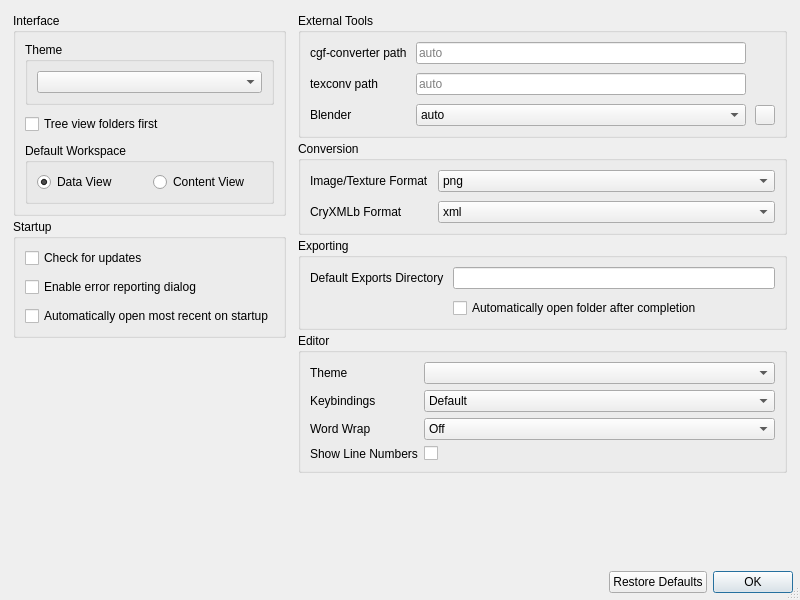
<?xml version="1.0" encoding="UTF-8"?>
<ui version="4.0">
 <class>StarFabSettings</class>
 <widget class="QDialog" name="StarFabSettings">
  <property name="geometry">
   <rect>
    <x>0</x>
    <y>0</y>
    <width>800</width>
    <height>600</height>
   </rect>
  </property>
  <property name="sizePolicy">
   <sizepolicy hsizetype="Preferred" vsizetype="Preferred">
    <horstretch>1</horstretch>
    <verstretch>1</verstretch>
   </sizepolicy>
  </property>
  <property name="minimumSize">
   <size>
    <width>800</width>
    <height>500</height>
   </size>
  </property>
  <property name="maximumSize">
   <size>
    <width>800</width>
    <height>600</height>
   </size>
  </property>
  <property name="windowTitle">
   <string>Settings</string>
  </property>
  <property name="sizeGripEnabled">
   <bool>true</bool>
  </property>
  <property name="modal">
   <bool>true</bool>
  </property>
  <layout class="QVBoxLayout" name="verticalLayout">
   <property name="spacing">
    <number>0</number>
   </property>
   <property name="leftMargin">
    <number>1</number>
   </property>
   <property name="topMargin">
    <number>1</number>
   </property>
   <property name="rightMargin">
    <number>1</number>
   </property>
   <property name="bottomMargin">
    <number>1</number>
   </property>
   <item>
    <widget class="QFrame" name="topFrame">
     <layout class="QHBoxLayout" name="horizontalLayout">
      <property name="spacing">
       <number>6</number>
      </property>
      <property name="leftMargin">
       <number>9</number>
      </property>
      <property name="topMargin">
       <number>9</number>
      </property>
      <property name="rightMargin">
       <number>9</number>
      </property>
      <property name="bottomMargin">
       <number>9</number>
      </property>
      <item>
       <widget class="QWidget" name="widget_Settings_Left" native="true">
        <property name="sizePolicy">
         <sizepolicy hsizetype="Preferred" vsizetype="Preferred">
          <horstretch>1</horstretch>
          <verstretch>1</verstretch>
         </sizepolicy>
        </property>
        <layout class="QVBoxLayout" name="verticalLayout_2">
         <property name="spacing">
          <number>3</number>
         </property>
         <property name="leftMargin">
          <number>3</number>
         </property>
         <property name="topMargin">
          <number>3</number>
         </property>
         <property name="rightMargin">
          <number>3</number>
         </property>
         <property name="bottomMargin">
          <number>3</number>
         </property>
         <item>
          <widget class="QGroupBox" name="groupBox">
           <property name="sizePolicy">
            <sizepolicy hsizetype="Preferred" vsizetype="Minimum">
             <horstretch>0</horstretch>
             <verstretch>0</verstretch>
            </sizepolicy>
           </property>
           <property name="maximumSize">
            <size>
             <width>300</width>
             <height>16777215</height>
            </size>
           </property>
           <property name="title">
            <string>Interface</string>
           </property>
           <property name="alignment">
            <set>Qt::AlignLeading|Qt::AlignLeft|Qt::AlignTop</set>
           </property>
           <layout class="QVBoxLayout" name="verticalLayout_6">
            <property name="spacing">
             <number>9</number>
            </property>
            <item>
             <widget class="QGroupBox" name="groupBox_10">
              <property name="sizePolicy">
               <sizepolicy hsizetype="Preferred" vsizetype="Preferred">
                <horstretch>0</horstretch>
                <verstretch>1</verstretch>
               </sizepolicy>
              </property>
              <property name="title">
               <string>Theme</string>
              </property>
              <property name="alignment">
               <set>Qt::AlignLeading|Qt::AlignLeft|Qt::AlignTop</set>
              </property>
              <property name="flat">
               <bool>true</bool>
              </property>
              <layout class="QHBoxLayout" name="horizontalLayout_6">
               <item>
                <widget class="QComboBox" name="theme"/>
               </item>
              </layout>
             </widget>
            </item>
            <item>
             <widget class="QCheckBox" name="opt_treeViewFoldersFirst">
              <property name="toolTip">
               <string>In tree views, folders are listed before files, otherwise sort alphabetically.</string>
              </property>
              <property name="text">
               <string>Tree view folders first</string>
              </property>
             </widget>
            </item>
            <item>
             <widget class="QGroupBox" name="groupBox_8">
              <property name="sizePolicy">
               <sizepolicy hsizetype="Preferred" vsizetype="Preferred">
                <horstretch>0</horstretch>
                <verstretch>1</verstretch>
               </sizepolicy>
              </property>
              <property name="title">
               <string>Default Workspace</string>
              </property>
              <property name="alignment">
               <set>Qt::AlignLeading|Qt::AlignLeft|Qt::AlignTop</set>
              </property>
              <property name="flat">
               <bool>true</bool>
              </property>
              <layout class="QHBoxLayout" name="horizontalLayout_5">
               <item>
                <widget class="QRadioButton" name="defaultWS_Data">
                 <property name="text">
                  <string>Data View</string>
                 </property>
                 <property name="checked">
                  <bool>true</bool>
                 </property>
                 <attribute name="buttonGroup">
                  <string notr="true">workspaceBtnGroup</string>
                 </attribute>
                </widget>
               </item>
               <item>
                <widget class="QRadioButton" name="defaultWS_Content">
                 <property name="text">
                  <string>Content View</string>
                 </property>
                 <attribute name="buttonGroup">
                  <string notr="true">workspaceBtnGroup</string>
                 </attribute>
                </widget>
               </item>
              </layout>
             </widget>
            </item>
           </layout>
          </widget>
         </item>
         <item>
          <widget class="QGroupBox" name="groupBox_3">
           <property name="sizePolicy">
            <sizepolicy hsizetype="Preferred" vsizetype="Preferred">
             <horstretch>0</horstretch>
             <verstretch>0</verstretch>
            </sizepolicy>
           </property>
           <property name="title">
            <string>Startup</string>
           </property>
           <property name="alignment">
            <set>Qt::AlignLeading|Qt::AlignLeft|Qt::AlignTop</set>
           </property>
           <property name="flat">
            <bool>false</bool>
           </property>
           <layout class="QVBoxLayout" name="verticalLayout_7">
            <property name="spacing">
             <number>9</number>
            </property>
            <property name="leftMargin">
             <number>9</number>
            </property>
            <property name="topMargin">
             <number>9</number>
            </property>
            <property name="rightMargin">
             <number>9</number>
            </property>
            <property name="bottomMargin">
             <number>9</number>
            </property>
            <item>
             <widget class="QCheckBox" name="checkForUpdates">
              <property name="text">
               <string>Check for updates</string>
              </property>
             </widget>
            </item>
            <item>
             <widget class="QCheckBox" name="enableErrorReporting">
              <property name="text">
               <string>Enable error reporting dialog</string>
              </property>
             </widget>
            </item>
            <item>
             <widget class="QCheckBox" name="autoOpenMostRecent">
              <property name="text">
               <string>Automatically open most recent on startup</string>
              </property>
             </widget>
            </item>
           </layout>
          </widget>
         </item>
         <item>
          <spacer name="verticalSpacer">
           <property name="orientation">
            <enum>Qt::Vertical</enum>
           </property>
           <property name="sizeHint" stdset="0">
            <size>
             <width>20</width>
             <height>40</height>
            </size>
           </property>
          </spacer>
         </item>
        </layout>
       </widget>
      </item>
      <item>
       <widget class="QWidget" name="widget_Settings_Right" native="true">
        <property name="sizePolicy">
         <sizepolicy hsizetype="Preferred" vsizetype="Preferred">
          <horstretch>2</horstretch>
          <verstretch>2</verstretch>
         </sizepolicy>
        </property>
        <layout class="QVBoxLayout" name="verticalLayout_5">
         <property name="spacing">
          <number>3</number>
         </property>
         <property name="leftMargin">
          <number>3</number>
         </property>
         <property name="topMargin">
          <number>3</number>
         </property>
         <property name="rightMargin">
          <number>3</number>
         </property>
         <property name="bottomMargin">
          <number>3</number>
         </property>
         <item>
          <widget class="QGroupBox" name="groupBox_4">
           <property name="title">
            <string>External Tools</string>
           </property>
           <layout class="QGridLayout" name="gridLayout">
            <property name="spacing">
             <number>9</number>
            </property>
            <item row="0" column="0">
             <widget class="QLabel" name="cgfconverterPathLabel">
              <property name="text">
               <string>cgf-converter path</string>
              </property>
             </widget>
            </item>
            <item row="0" column="1">
             <widget class="QLineEdit" name="cgfconverterPath">
              <property name="placeholderText">
               <string>auto</string>
              </property>
              <property name="clearButtonEnabled">
               <bool>true</bool>
              </property>
             </widget>
            </item>
            <item row="1" column="1">
             <widget class="QLineEdit" name="texconvPath">
              <property name="placeholderText">
               <string>auto</string>
              </property>
              <property name="clearButtonEnabled">
               <bool>true</bool>
              </property>
             </widget>
            </item>
            <item row="1" column="0">
             <widget class="QLabel" name="texconvPathLabel">
              <property name="text">
               <string>texconv path</string>
              </property>
             </widget>
            </item>
            <item row="2" column="0">
             <widget class="QLabel" name="blenderLabel">
              <property name="text">
               <string>Blender</string>
              </property>
             </widget>
            </item>
            <item row="2" column="1">
             <widget class="QComboBox" name="blenderComboBox">
              <property name="styleSheet">
               <string notr="true"/>
              </property>
              <item>
               <property name="text">
                <string>auto</string>
               </property>
              </item>
             </widget>
            </item>
            <item row="2" column="2">
             <widget class="QPushButton" name="blenderConfigButton">
              <property name="sizePolicy">
               <sizepolicy hsizetype="Fixed" vsizetype="Fixed">
                <horstretch>0</horstretch>
                <verstretch>0</verstretch>
               </sizepolicy>
              </property>
              <property name="minimumSize">
               <size>
                <width>20</width>
                <height>20</height>
               </size>
              </property>
              <property name="maximumSize">
               <size>
                <width>20</width>
                <height>20</height>
               </size>
              </property>
              <property name="text">
               <string/>
              </property>
             </widget>
            </item>
           </layout>
          </widget>
         </item>
         <item>
          <widget class="QGroupBox" name="groupBox_7">
           <property name="minimumSize">
            <size>
             <width>0</width>
             <height>0</height>
            </size>
           </property>
           <property name="title">
            <string>Conversion</string>
           </property>
           <layout class="QGridLayout" name="gridLayout_5">
            <property name="spacing">
             <number>9</number>
            </property>
            <item row="1" column="0">
             <widget class="QLabel" name="cryxmlbFormatLabel">
              <property name="text">
               <string>CryXMLb Format</string>
              </property>
             </widget>
            </item>
            <item row="0" column="1">
             <widget class="QComboBox" name="opt_imgFmt">
              <property name="sizePolicy">
               <sizepolicy hsizetype="Preferred" vsizetype="Fixed">
                <horstretch>1</horstretch>
                <verstretch>0</verstretch>
               </sizepolicy>
              </property>
              <item>
               <property name="text">
                <string>png</string>
               </property>
              </item>
              <item>
               <property name="text">
                <string>tif</string>
               </property>
              </item>
              <item>
               <property name="text">
                <string>tga</string>
               </property>
              </item>
             </widget>
            </item>
            <item row="1" column="1">
             <widget class="QComboBox" name="opt_cryxmlbFmt">
              <property name="sizePolicy">
               <sizepolicy hsizetype="Preferred" vsizetype="Fixed">
                <horstretch>1</horstretch>
                <verstretch>0</verstretch>
               </sizepolicy>
              </property>
              <item>
               <property name="text">
                <string>xml</string>
               </property>
              </item>
              <item>
               <property name="text">
                <string>json</string>
               </property>
              </item>
             </widget>
            </item>
            <item row="0" column="0">
             <widget class="QLabel" name="label_4">
              <property name="sizePolicy">
               <sizepolicy hsizetype="Preferred" vsizetype="Preferred">
                <horstretch>0</horstretch>
                <verstretch>0</verstretch>
               </sizepolicy>
              </property>
              <property name="text">
               <string>Image/Texture Format</string>
              </property>
             </widget>
            </item>
           </layout>
          </widget>
         </item>
         <item>
          <widget class="QGroupBox" name="groupBox_2">
           <property name="title">
            <string>Exporting</string>
           </property>
           <layout class="QGridLayout" name="gridLayout_4">
            <property name="spacing">
             <number>9</number>
            </property>
            <item row="0" column="1">
             <widget class="QLineEdit" name="opt_Exports_Directory">
              <property name="sizePolicy">
               <sizepolicy hsizetype="Expanding" vsizetype="Fixed">
                <horstretch>0</horstretch>
                <verstretch>0</verstretch>
               </sizepolicy>
              </property>
             </widget>
            </item>
            <item row="0" column="0">
             <widget class="QLabel" name="label_2">
              <property name="text">
               <string>Default Exports Directory</string>
              </property>
             </widget>
            </item>
            <item row="2" column="1">
             <widget class="QCheckBox" name="opt_autoOpenExportFolder">
              <property name="text">
               <string>Automatically open folder after completion</string>
              </property>
             </widget>
            </item>
           </layout>
          </widget>
         </item>
         <item>
          <widget class="QGroupBox" name="groupBox_6">
           <property name="title">
            <string>Editor</string>
           </property>
           <layout class="QFormLayout" name="formLayout">
            <item row="1" column="1">
             <widget class="QComboBox" name="editorKeybindings">
              <item>
               <property name="text">
                <string>Default</string>
               </property>
              </item>
              <item>
               <property name="text">
                <string>Vim</string>
               </property>
              </item>
              <item>
               <property name="text">
                <string>Emacs</string>
               </property>
              </item>
              <item>
               <property name="text">
                <string>Sublime</string>
               </property>
              </item>
              <item>
               <property name="text">
                <string>VSCode</string>
               </property>
              </item>
             </widget>
            </item>
            <item row="1" column="0">
             <widget class="QLabel" name="label">
              <property name="text">
               <string>Keybindings</string>
              </property>
             </widget>
            </item>
            <item row="2" column="0">
             <widget class="QLabel" name="label_3">
              <property name="text">
               <string>Word Wrap</string>
              </property>
             </widget>
            </item>
            <item row="2" column="1">
             <widget class="QComboBox" name="editorWordWrap">
              <item>
               <property name="text">
                <string>Off</string>
               </property>
              </item>
              <item>
               <property name="text">
                <string>View</string>
               </property>
              </item>
              <item>
               <property name="text">
                <string>Margin</string>
               </property>
              </item>
             </widget>
            </item>
            <item row="3" column="0">
             <widget class="QLabel" name="label_5">
              <property name="text">
               <string>Show Line Numbers</string>
              </property>
             </widget>
            </item>
            <item row="3" column="1">
             <widget class="QCheckBox" name="editorShowLineNumbers">
              <property name="text">
               <string/>
              </property>
             </widget>
            </item>
            <item row="0" column="1">
             <widget class="QComboBox" name="editorTheme"/>
            </item>
            <item row="0" column="0">
             <widget class="QLabel" name="label_6">
              <property name="text">
               <string>Theme</string>
              </property>
             </widget>
            </item>
           </layout>
          </widget>
         </item>
         <item>
          <spacer name="verticalSpacer_2">
           <property name="orientation">
            <enum>Qt::Vertical</enum>
           </property>
           <property name="sizeHint" stdset="0">
            <size>
             <width>20</width>
             <height>40</height>
            </size>
           </property>
          </spacer>
         </item>
        </layout>
       </widget>
      </item>
     </layout>
    </widget>
   </item>
   <item>
    <widget class="QFrame" name="bottomFrame">
     <property name="layoutDirection">
      <enum>Qt::LeftToRight</enum>
     </property>
     <layout class="QHBoxLayout" name="horizontalLayout_2">
      <property name="spacing">
       <number>6</number>
      </property>
      <property name="leftMargin">
       <number>6</number>
      </property>
      <property name="topMargin">
       <number>6</number>
      </property>
      <property name="rightMargin">
       <number>6</number>
      </property>
      <property name="bottomMargin">
       <number>6</number>
      </property>
      <item>
       <spacer name="horizontalSpacer">
        <property name="orientation">
         <enum>Qt::Horizontal</enum>
        </property>
        <property name="sizeHint" stdset="0">
         <size>
          <width>40</width>
          <height>20</height>
         </size>
        </property>
       </spacer>
      </item>
      <item>
       <widget class="QDialogButtonBox" name="buttonBox">
        <property name="sizePolicy">
         <sizepolicy hsizetype="Fixed" vsizetype="Minimum">
          <horstretch>0</horstretch>
          <verstretch>0</verstretch>
         </sizepolicy>
        </property>
        <property name="layoutDirection">
         <enum>Qt::LeftToRight</enum>
        </property>
        <property name="orientation">
         <enum>Qt::Horizontal</enum>
        </property>
        <property name="standardButtons">
         <set>QDialogButtonBox::Ok|QDialogButtonBox::RestoreDefaults</set>
        </property>
        <property name="centerButtons">
         <bool>true</bool>
        </property>
       </widget>
      </item>
     </layout>
    </widget>
   </item>
  </layout>
 </widget>
 <resources/>
 <connections/>
 <buttongroups>
  <buttongroup name="workspaceBtnGroup"/>
 </buttongroups>
</ui>
